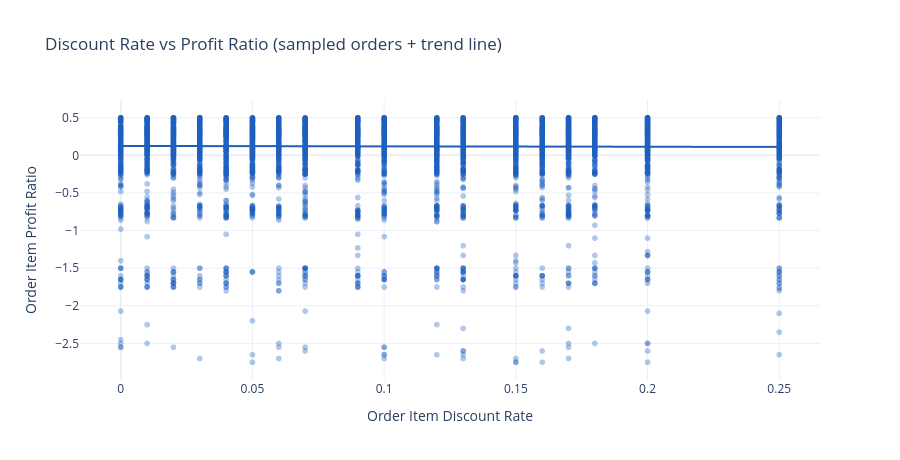

Notebook code cell kept with this figure:
### Code cell
corr = df[['Order Item Discount Rate', 'Order Item Profit Ratio']].corr().iloc[0, 1]
print(f"Correlation between Discount Rate and Profit Ratio: {corr:.3f}")

fig = px.scatter(df.sample(min(8000, len(df)), random_state=42),
                  x='Order Item Discount Rate', y='Order Item Profit Ratio',
                  trendline='ols', opacity=0.35,
                  color_discrete_sequence=[PALETTE[1]],
                  title='Discount Rate vs Profit Ratio (sampled orders + trend line)')
fig.update_layout(height=460)
fig.show()

### Figure 1 — Plotly figure (JSON) as saved in the notebook; plotly's stock layout.template omitted (floating-point values rounded to 4 significant figures; data arrays with more than 128 entries replaced by an {"elided": "..."} marker saying what was removed)
{"data": [{"hovertemplate": "Order Item Discount Rate=%{x}<br>Order Item Profit Ratio=%{y}<extra></extra>", "legendgroup": "", "marker": {"color": "#1D5FBF", "opacity": 0.35, "symbol": "circle"}, "mode": "markers", "name": "", "showlegend": false, "type": "scattergl", "x": {"elided": "8000 float values"}, "xaxis": "x", "y": {"elided": "8000 float values"}, "yaxis": "y"}, {"hovertemplate": "<b>OLS trendline</b><br>Order Item Profit Ratio = -0.0519387 * Order Item Discount Rate + 0.125076<br>R<sup>2</sup>=0.000062<br><br>Order Item Discount Rate=%{x}<br>Order Item Profit Ratio=%{y} <b>(trend)</b><extra></extra>", "legendgroup": "", "marker": {"color": "#1D5FBF", "symbol": "circle"}, "mode": "lines", "name": "", "showlegend": false, "type": "scattergl", "x": {"elided": "8000 float values"}, "xaxis": "x", "y": {"elided": "8000 float values"}, "yaxis": "y"}], "layout": {"height": 460, "legend": {"tracegroupgap": 0}, "title": {"text": "Discount Rate vs Profit Ratio (sampled orders + trend line)"}, "xaxis": {"anchor": "y", "domain": [0.0, 1.0], "title": {"text": "Order Item Discount Rate"}}, "yaxis": {"anchor": "x", "domain": [0.0, 1.0], "title": {"text": "Order Item Profit Ratio"}}}}
